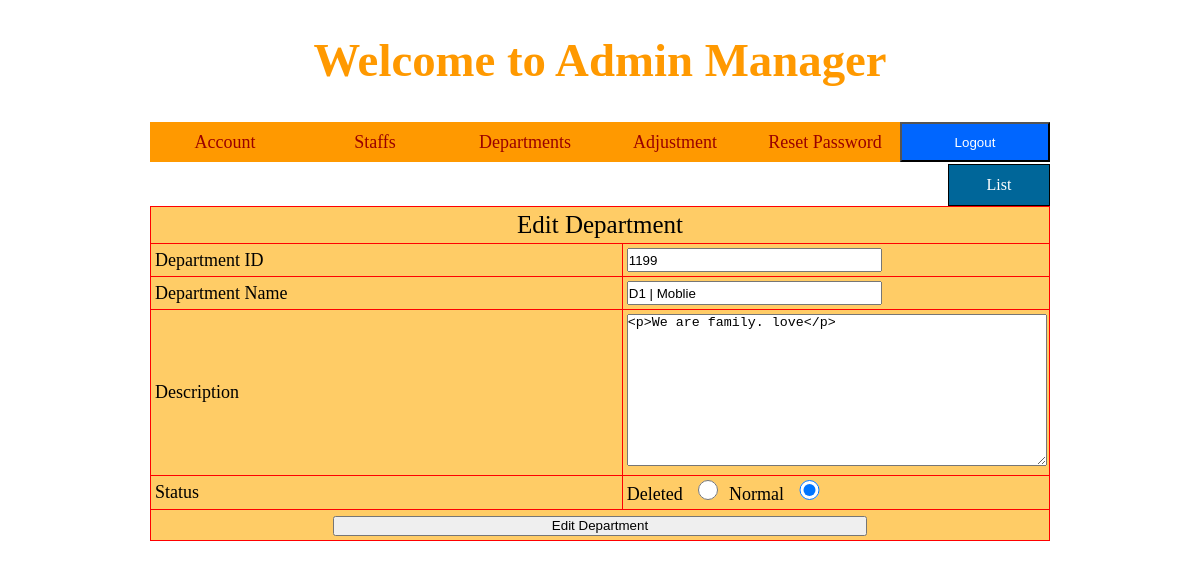
The app's page /Admin/index.php?quanly=department&ac=sua&id=1199 (signed in) with its own data.
### tables this page shows
CREATE TABLE `Department` (
  `departID` int(4) NOT NULL,
  `name` varchar(55) NOT NULL,
  `description` varchar(1000) DEFAULT NULL,
  `isDelete` tinyint(4) NOT NULL,
  `created` date NOT NULL,
  `updated` date NOT NULL
);

### Admin/modules/Department/sua.php (the view)
<?php
  $sql = "select * from Department where departID='$_GET[id]' ";
  $row = mysqli_query($database, $sql);
  $dong = mysqli_fetch_array($row);
?>
<div class="button_themsp">
  <a href="index.php?quanly=department&ac=lietke">List</a>
</div>
<form action="modules/Department/xuly.php?id=<?php echo $dong['departID'] ?>" method="post" enctype="multipart/form-data">
  <h3>&nbsp;</h3>
  <table width="600" border="1">
    <tr>
      <td colspan="2" style="text-align:center;font-size:25px;">Edit Department</td>
    </tr>
    <tr>
      <td width="97">Department ID</td>
      <td width="87"><input type="text" name="departID" required="required" value="<?php echo $dong['departID'] ?>"></td>
    </tr>
    <tr>
      <td>Department Name</td>
      <td><input type="text" name="deName" required="required" value="<?php echo $dong['name'] ?>"></td>
    </tr>
    <tr>
      <td>Description</td>
      <td><textarea name="description" cols="40" rows="10"><?php echo $dong['description'] ?></textarea></td>
    </tr>
    <tr>
      <td>Status</td>
      <td>
        <?php
          if ($dong['isDelete']) {
            echo 'Deleted <input type="radio" name="status" value="1" checked="checked" style="width: 10%">';
            echo 'Normal <input type="radio" name="status" value="0" style="width: 10%">';
          }else {
            echo 'Deleted <input type="radio" name="status" value="1" style="width: 10%">';
            echo 'Normal <input type="radio" name="status" value="0" checked="checked" style="width: 10%">';
          }
        ?>
      </td>
    </tr>
    <tr>
      <td colspan="2"><div align="center">
        <input type="submit" name="sua" value="Edit Department">
      </div></td>
    </tr>
  </table>
</form>

### Views/Style/css.css (style rules this page uses)
body { background:#fff; }
* { padding:0; margin:0; }
table { border-collapse:collapse; width:100%; margin: auto; background-color:#FC6; border:1px solid #F00; }
textarea { width:100%; resize:auto; }
table tr td { color:#000; font-size:18px; padding:4px; }
input { width:60%; height:20px; }
.button_themsp { width:100px; height:40px; border:1px solid #000; text-align:center; background:#069; line-height:40px; color:#fff; float:right; }
.button_themsp a { color:#fff; display:block; text-decoration:none; }

### records on screen
department: departID "1199", deName "D1 | Moblie", description "<p>We are family. love</p>"
